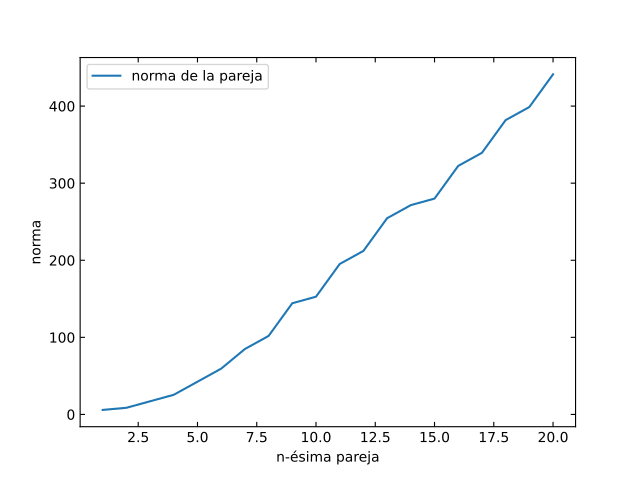

Recreate this plot in Python.
import numpy as np # para leer los datos y guardarlos en arreglos
import matplotlib.pyplot as plt
import sys

# leer los datos
n, norma = np.genfromtxt(sys.argv[1], unpack=True)

# dibujar y guardar a un pdf
fig, ax = plt.subplots()
ax.plot(n, norma, label="norma de la pareja")
#ax.plot(Y, teo, label="teoric integral")
ax.legend() #que aparezcan los labels


# TODO labels
ax.set_ylabel("norma")
ax.set_xlabel("n-ésima pareja")


# TODO : Escala log en x y en y 
#ax.set_yscale("log")
#ax.set_xscale("log")


plt.tick_params(top=True, right=True, direction = "in")
# Imprimir la figura
fig.savefig("plot.pdf")
